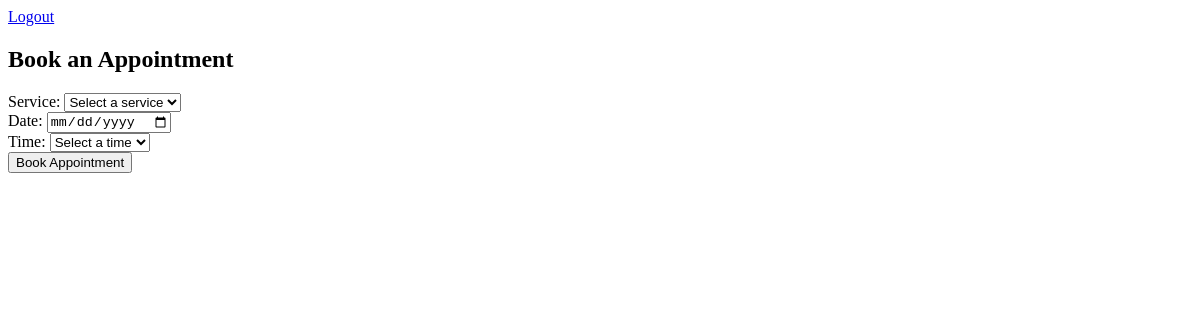
The page /booking/ (signed in) on the database as committed earlier.
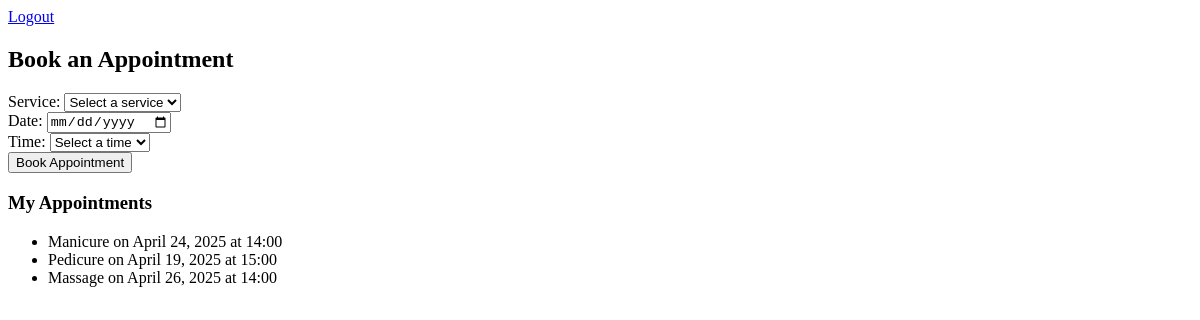
The same page on the database as committed later.
### terminal/models.py (models this page shows, shortened)
class Appointment(models.Model):
    user= models.ForeignKey(MyUser, on_delete=models.CASCADE, null=True, blank=True)
    service = models.CharField(max_length=100, choices=SERVICE_CHOICE, default="Manicure")
    day = models.DateField(default=datetime.now)
    time = models.CharField(max_length=10, choices=TIME_CHOICES, default="10:00")
    time_ordered = models.DateTimeField(default=datetime.now,blank=True)

### terminal/views.py (the view, shortened to what this page needs)
# urls.py: path('booking/', views.booking, name='booking'),
@login_required
def booking(request):
    user = request.user
    appointments = Appointment.objects.filter(user=user)
    context = {
        'services': SERVICE_CHOICE,
        'times': TIME_CHOICES,
        'appointments': appointments,
        'today': datetime.now().date()
    }
    return render(request, 'terminal/terminal.html', context)

### terminal/templates/terminal/terminal.html (shortened to what this page needs)
{% extends 'terminal/base.html' %}
{% block content %}
<div class="container">
    <div class="booking-section">
        <h2>Book an Appointment</h2>
        <form method="POST" action="{% url 'booking' %}" class="booking-form">
            <div class="form-group">
                <label for="service">Service:</label>
                <select name="service" id="service" required>
                    <option value="">Select a service</option>
                </select>
            </div>
            <div class="form-group">
                <label for="day">Date:</label>
                <input type="date" name="day" id="day" required min="{{ today|date:'Y-m-d' }}">
            </div>
            <div class="form-group">
                <label for="time">Time:</label>
                <select name="time" id="time" required>
                    <option value="">Select a time</option>
                </select>
            </div>
            <button type="submit">Book Appointment</button>
        </form>
    </div>
    {% if appointments %}
    <div class="appointments-section">
        <h3>My Appointments</h3>
        <ul class="appointments-list">
            {% for appointment in appointments %}
                <li>
                    {{ appointment.service }} on {{ appointment.day }} at {{ appointment.time }}
                </li>
            {% endfor %}
        </ul>
    </div>
    {% endif %}
</div>
{% endblock %}

Rows that differ between the two databases and show on the page:
added Appointment: service "Manicure", day "April 24, 2025", time "14:00"
added Appointment: service "Pedicure", day "April 19, 2025", time "15:00"
added Appointment: service "Massage", day "April 26, 2025", time "14:00"
Other text that changed with them:
text now shown: "My Appointments"
